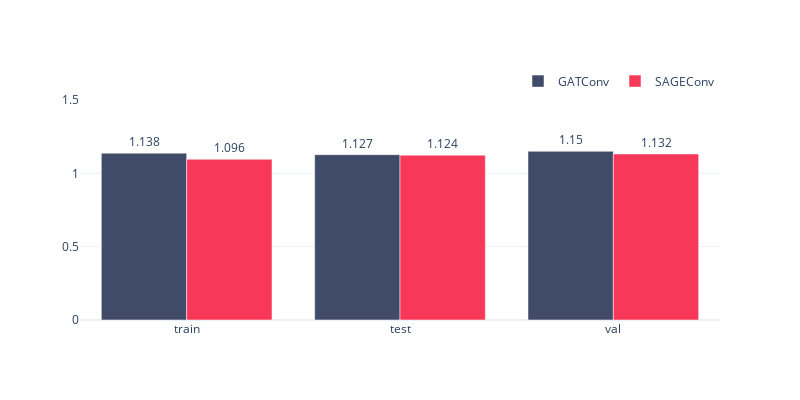

Notebook cell for this chart:
### Code cell
metric='wrmse'
cols = ['train', 'test', 'val']

table = results_gnn.groupby(['model'],as_index=False).agg(
    {c+'_'+metric:'first' for c in cols})

colors = ['#404B69', '#F73859', '#666d9b', '#ddddff', '#DBEDF3']

r_colors = {m: colors[i] for i, m in enumerate(table.model.unique())}

fig = go.Figure(data=[
    go.Bar(
        name=m, x=cols, y=[table[table.model==m][c+'_'+metric].iloc[0] for c in cols],
        textposition='outside',
        text=['{}'.format(round(a,3)) for a in [table[table.model==m][c+'_'+metric].iloc[0] for c in cols]],
        marker_color= r_colors[m]
    )
    for m in table.model.unique()])

fig.update_layout(barmode='group', width=800, height=400)
fig.update_yaxes(range=[0, 1.5])
fig.update_layout(legend=dict(
    orientation="h",
    yanchor="bottom",
    y=1.02,
    xanchor="right",
    x=1
))
fig.show()

### Figure 1 — Plotly figure (JSON) as saved in the notebook; plotly's stock layout.template omitted (floating-point values rounded to 4 significant figures)
{"data": [{"marker": {"color": "#404B69"}, "name": "GATConv", "text": ["1.138", "1.127", "1.15"], "textposition": "outside", "type": "bar", "x": ["train", "test", "val"], "y": [1.138, 1.127, 1.15]}, {"marker": {"color": "#F73859"}, "name": "SAGEConv", "text": ["1.096", "1.124", "1.132"], "textposition": "outside", "type": "bar", "x": ["train", "test", "val"], "y": [1.096, 1.124, 1.132]}], "layout": {"barmode": "group", "height": 400, "legend": {"orientation": "h", "x": 1, "xanchor": "right", "y": 1.02, "yanchor": "bottom"}, "width": 800, "yaxis": {"range": [0, 1.5]}}}
